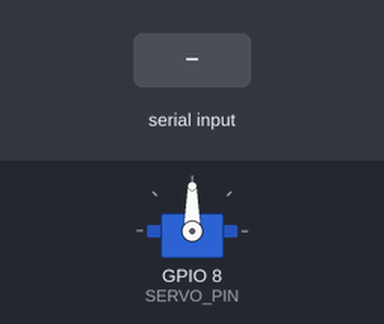
This sketch was run on a simulated ESP32-S3. Shown: servo. The inputs (shaded band) are chosen by the test bench. I2S audio is not simulated (input reads silence); what the sketch prints to the serial monitor is not drawn.

Above: at 2.7 s.
2.8 s: "W90\n" received over Serial
At 3.9 s:
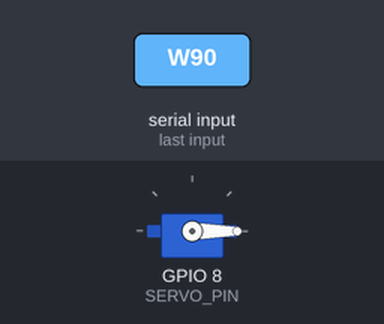
Timing chart, 0 to 7.3 s (numbered marks = the images above; inputs shaded):
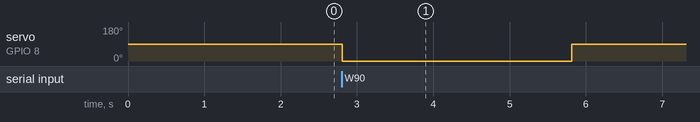

Measured:
- after the input at 2.8 s, servo on GPIO 8 (SERVO_PIN): 90° → 0° at once, → 90° 3.0 s later

The sketch:

servo_tune.ino
```cpp
// servo_tune.ino
// ESP32-S3 Supermini + INMP441 + continuous-rotation servo.
//
// Plays pitches by setting rotation speed, and records itself doing it.
//
// A positional servo has no pitch to offer: its noise sat at ~9 kHz whatever
// was commanded. A continuous-rotation servo is different, because
// writeMicroseconds sets the motor's actual speed, and the whine below 2 kHz
// follows it. Measured in conttest.wav, turning one way: 898 Hz at 150 us from
// stop, rising through 1074, 1152 and 1238 to 1285 Hz at 500 us. So a note is a
// speed, looked up from that table on the PC side (tune.py).
//
// Streams the mic from boot, like the test sketches, and takes speed commands
// on the same port:
//   W <microseconds>\n     1000-2000, 1500 = stop
// Nothing is printed once the audio starts, since text would land in the PCM.
// If no command arrives for 3 s the servo stops, so a PC script that dies
// mid-tune cannot leave it spinning.
//
// Wiring (avoid ESP32-S3 strapping pins 0/3/45/46):
//   INMP441   VDD->3V3  GND->GND  L/R->GND (left ch)  WS->GPIO12  SCK->GPIO11  SD->GPIO13
//   Servo     signal->GPIO8  power from the board's 5V pin, share ground.

#include <ESP32Servo.h>
#include <driver/i2s.h>

#define VERSION "1.0"

#define I2S_WS    12
#define I2S_SD    13
#define I2S_SCK   11
#define SERVO_PIN 8

#define SAMPLE_RATE 32000
#define I2S_PORT    I2S_NUM_0
#define MIC_SHIFT   16

const int STOP_US = 1500;
const uint32_t WATCHDOG_MS = 3000;

Servo servo;
uint32_t lastCommandAt = 0;

void i2sInit() {
  i2s_config_t cfg = {
    .mode = (i2s_mode_t)(I2S_MODE_MASTER | I2S_MODE_RX),
    .sample_rate = SAMPLE_RATE,
    .bits_per_sample = I2S_BITS_PER_SAMPLE_32BIT,
    .channel_format = I2S_CHANNEL_FMT_ONLY_LEFT,
    .communication_format = I2S_COMM_FORMAT_STAND_I2S,
    .intr_alloc_flags = 0,
    .dma_buf_count = 8,
    .dma_buf_len = 256,
    .use_apll = false
  };
  i2s_pin_config_t pins = {
    .bck_io_num = I2S_SCK, .ws_io_num = I2S_WS,
    .data_out_num = I2S_PIN_NO_CHANGE, .data_in_num = I2S_SD
  };
  i2s_driver_install(I2S_PORT, &cfg, 0, NULL);
  i2s_set_pin(I2S_PORT, &pins);
}

void setup() {
  Serial.begin(921600);
  delay(1500);

  Serial.println("=== servo tune player v" VERSION " ===");
  Serial.println("Continuous-rotation servo played by speed, W <us> over serial, mic streamed as raw 16-bit PCM");
  Serial.println("https://github.com/sui001/Servo-notes");

  servo.setPeriodHertz(50);
  servo.attach(SERVO_PIN, 1000, 2000);
  servo.writeMicroseconds(STOP_US);

  i2sInit();
  Serial.printf("{\"sample_rate\":%d}\n", SAMPLE_RATE);
  Serial.println("===AUDIO_START===");
  lastCommandAt = millis();
}

void loop() {
  static char buf[32];
  static int len = 0;
  while (Serial.available()) {
    char c = Serial.read();
    if (c == '\n' || c == '\r') {
      buf[len] = '\0';
      if (len > 1 && (buf[0] == 'W' || buf[0] == 'w')) {
        int us = atoi(buf + 1);
        if (us < 1000) us = 1000;
        if (us > 2000) us = 2000;
        servo.writeMicroseconds(us);
        lastCommandAt = millis();
      }
      len = 0;
    } else if (len < (int)sizeof(buf) - 1) {
      buf[len++] = c;
    }
  }

  if (millis() - lastCommandAt > WATCHDOG_MS) servo.writeMicroseconds(STOP_US);

  static int32_t raw[128];
  size_t bytesRead = 0;
  i2s_read(I2S_PORT, raw, sizeof(raw), &bytesRead, 0);
  int n = bytesRead / sizeof(int32_t);
  if (n > 0) {
    static int16_t out[128];
    for (int i = 0; i < n; i++) {
      int32_t s = raw[i] >> MIC_SHIFT;
      if (s >  32767) s =  32767;
      if (s < -32768) s = -32768;
      out[i] = (int16_t)s;
    }
    Serial.write((uint8_t*)out, n * sizeof(int16_t));
  }
}
```
